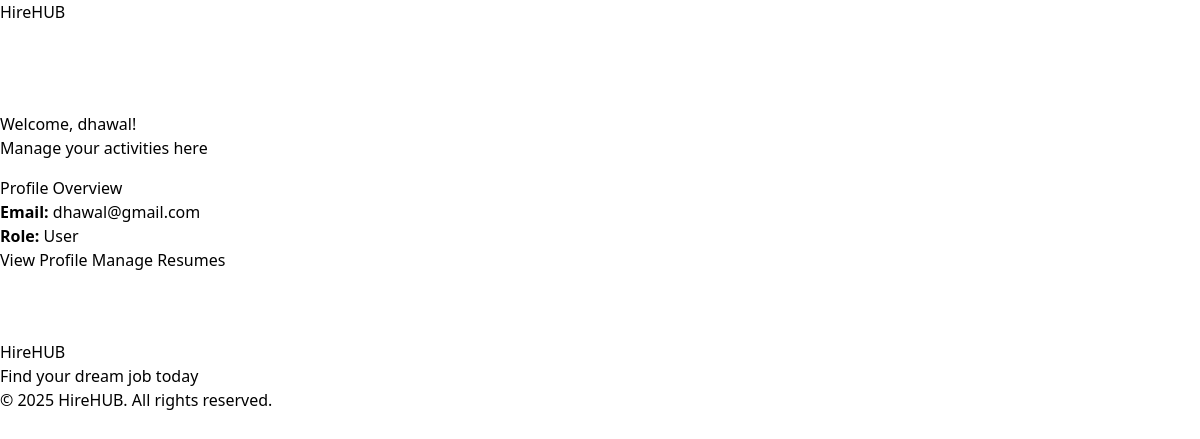
Screenshot of /dashboard/ (signed in) with the database file from the repository.
### job_portal/models.py (models this page shows, shortened)
class CustomUser(AbstractBaseUser, PermissionsMixin):
    email = models.EmailField(unique=True)
    name = models.CharField(max_length=100)
    mobile = models.CharField(max_length=15)
    role = models.CharField(max_length=50, default='user')
    is_active = models.BooleanField(default=True)
    is_staff = models.BooleanField(default=False)
    date_joined = models.DateTimeField(default=timezone.now)
    objects = CustomUserManager()
    USERNAME_FIELD = 'email'
    REQUIRED_FIELDS = ['name', 'mobile']

### job_portal/views.py (the view)
# urls.py: path('dashboard/', views.DashboardView.as_view(), name='dashboard'),
class DashboardView(LoginRequiredMixin, TemplateView):
    template_name = 'jobs/dashboard.html'

### job_portal/templates/jobs/dashboard.html (shortened to what this page needs)
{% extends "jobs/base.html" %}
{% block content %}
<div class="dashboard-page">
  <div class="row mb-4">
    <div class="col">
      <h1>Welcome, {{ user.name }}!</h1>
      <p class="text-muted">Manage your activities here</p>
    </div>
  </div>
  <div class="row">
    <div class="col-md-4 mb-4">
      <div class="card h-100">
        <div class="card-body">
          <h5 class="card-title">Profile Overview</h5>
          <p class="card-text">
            <strong>Email:</strong> {{ user.email }}<br />
            <strong>Role:</strong> {{ user.role|title }}
          </p>
          <a href="{% url 'job_portal:profile' %}" class="btn btn-outline-primary">View Profile</a>
          <a href="{% url 'resume_builder:dashboard' %}" class="btn btn-primary">Manage Resumes</a>
        </div>
      </div>
    </div>
  </div>
</div>
{% endblock %}

### job_portal/static/jobs/css/style.css (style rules this page uses)
:root { --custom-spacing: 1.5rem; --card-border-radius: 0.5rem; }

### rows the page displays
CustomUser: name "dhawal", email "dhawal@gmail.com", role "User"
